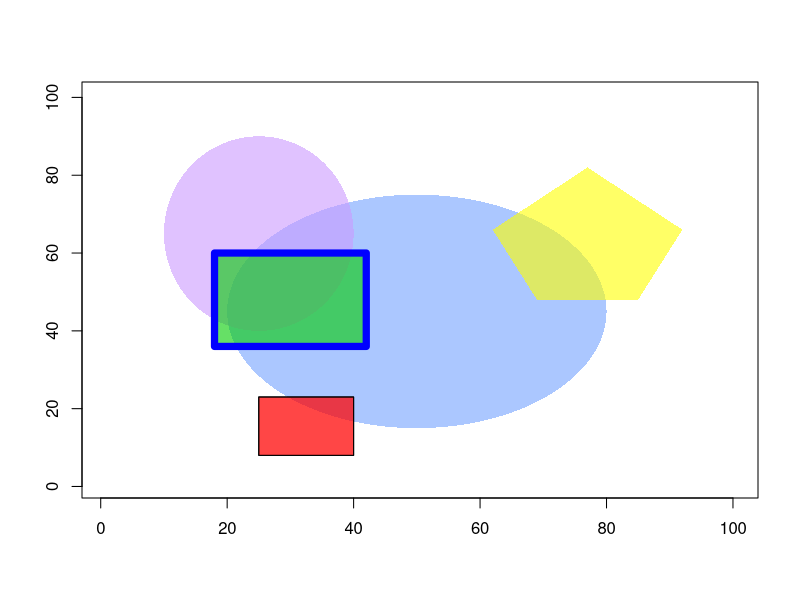

Write the R code that produced this figure.
## ---- chunk 1

##SHAPES

plot(1:2,type="n",xlim=c(1,100),ylim=c(1,100),xlab="",ylab="")
angles<-seq(0,2*pi,length=1000)
polygon(50+30*cos(angles),45+30*sin(angles),col="#ABC7FF",border="NA")
polygon(25+15*cos(angles),65+25*sin(angles),col="#CC99FF99",border="NA")
polygon(c(69,85,92,77,62),c(48,48,66,82,66),col="#FFFF0099",border="NA")
polygon(c(18,42,42,18),c(36,36,60,60),col="#00CC0099",border="blue",lwd=7)
polygon(c(25,40,40,25),c(8,8,23,23),border="black",lwd="1",col="#FF000099")
polygon(c(25,40,40,25),c(8,8,23,23),border="black",lwd="1",col="#FF000050")

